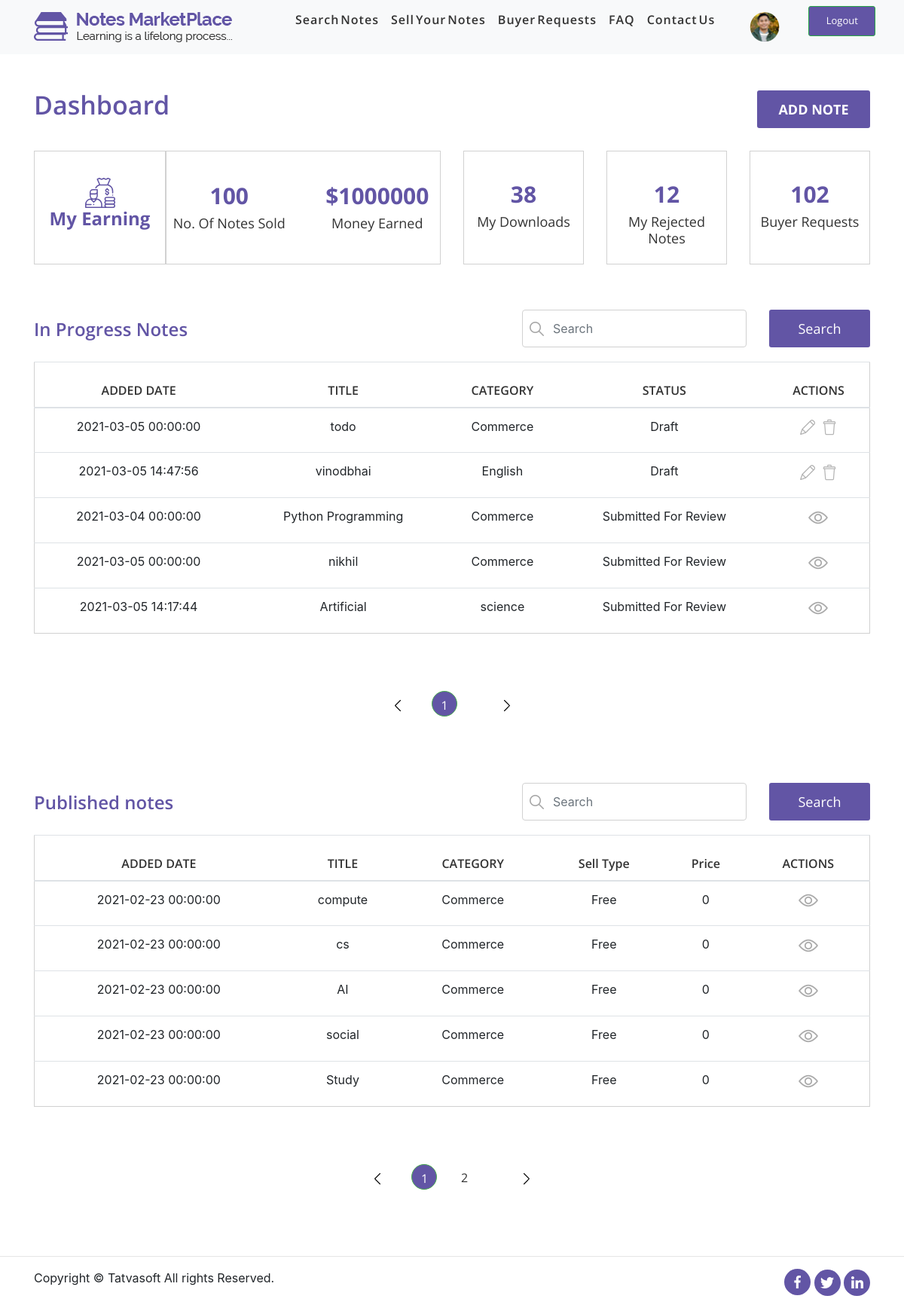
/notesmarketplace/front/dashboard.php, run on the app's committed database.
### tables this page shows
CREATE TABLE `sellernotes` (
  `ID` int(11) NOT NULL,
  `SellerID` int(11) NOT NULL,
  `Status` int(11) NOT NULL,
  `ActionedBy` int(11) DEFAULT NULL,
  `AdminRemarks` varchar(1000) DEFAULT NULL,
  `PublishedDate` datetime DEFAULT NULL,
  `Title` varchar(100) NOT NULL,
  `Category` int(11) NOT NULL,
  `DisplayPicture` varchar(500) DEFAULT NULL,
  `NoteType` int(11) DEFAULT NULL,
  `NumberofPages` int(11) DEFAULT NULL,
  `Description` varchar(1000) NOT NULL,
  `UniversityName` varchar(200) DEFAULT NULL,
  `Country` int(11) DEFAULT NULL,
  `Course` varchar(100) DEFAULT NULL,
  `CourseCode` varchar(100) DEFAULT NULL,
  `Professor` varchar(100) DEFAULT NULL,
  `IsPaid` bit(2) NOT NULL,
  `SellingPrice` decimal(10,0) DEFAULT NULL,
  `NotesPreview` varchar(1000) DEFAULT NULL,
  `CreatedDate` datetime DEFAULT NULL,
  `CreatedBy` int(11) DEFAULT NULL,
  `ModifiedDate` datetime DEFAULT NULL,
  `ModifiedBy` int(11) DEFAULT NULL,
  `IsActive` bit(2) NOT NULL DEFAULT b'1'
);

CREATE TABLE `notecategories` (
  `ID` int(11) NOT NULL,
  `Name` varchar(100) NOT NULL,
  `Description` varchar(10000) NOT NULL,
  `CreatedDate` datetime DEFAULT NULL,
  `CreatedBy` int(11) DEFAULT NULL,
  `ModifiedDate` datetime DEFAULT NULL,
  `ModifiedBy` int(11) DEFAULT NULL,
  `IsActive` bit(2) NOT NULL DEFAULT b'1'
);

CREATE TABLE `referencedata` (
  `ID` int(11) NOT NULL,
  `Value` varchar(100) NOT NULL,
  `DataValue` varchar(100) NOT NULL,
  `RefCategory` varchar(100) NOT NULL,
  `CreatedDate` datetime DEFAULT NULL,
  `CreatedBy` int(11) DEFAULT NULL,
  `ModifiedDate` datetime DEFAULT NULL,
  `ModifiedBy` int(11) DEFAULT NULL,
  `IsActive` bit(2) NOT NULL DEFAULT b'1'
);

### notesmarketplace/front/dashboard.php (the view, shortened to what the rows shown need)
<?php
    include "../db.php";
?>
<!DOCTYPE html>
<html lang="en">
<head>
    <link rel="stylesheet" href="css/font-awesome/css/font-awesome.min.css">
    <link rel="stylesheet" href="css/bootstrap/bootstrap.min.css">
    <link rel="stylesheet" href="css/dashboard/dashboard.css">
    <link rel="stylesheet" href="css/dashboard/responsive.css">
</head>
<body>
    <div class="flex-shrink-0" id="padding-navbar">
        <div class="container">
            <section id="dashboard">
                <div class="row">
                    <div class="col-md-6 col-sm-6 col-12">
                        <div class="heading">
                            <h1>Dashboard</h1>
                        </div>
                    </div>
                </div>
                <div id="dashboard-details">
                    <div class="row">
                        <div class="col-lg-6 col-md-12 col-sm-12 col-12">
                            <div class="row">
                                <div class="col-md-4 col-sm-4 col-12 remove-col-right-padding">
                                    <div id="my-earning">
                                        <div class="stat-item text-center">
                                            <h2>My Earning</h2>
                                        </div>
                                    </div>
                                </div>
                                <div class="col-md-8 col-sm-8 col-12 remove-col-left-padding">
                                    <div id="sold-earn">
                                        <div class="row">
                                            <div class="col-md-6 col-sm-6 col-6">
                                                <div class="stat-item text-center">
                                                    <h2>100</h2>
                                                </div>
                                            </div>
                                            <div class="col-md-6 col-sm-6 col-6">
                                                <div class="stat-item text-center">
                                                    <h2>$1000000</h2>
                                                </div>
                                            </div>
                                        </div>
                                    </div>
                                </div>
                            </div>
                        </div>
                        <div class="col-lg-6 col-md-12 col-sm-12 col-12">
                            <div class="row">
                                <div class="col-md-4 col-sm-4 col-6">
                                    <div class="dashboard-square">
                                        <div class="stat-item text-center">
                                            <h2>38</h2>
                                        </div>
                                    </div>
                                </div>
                                <div class="col-md-4 col-sm-4 col-6">
                                    <div class="dashboard-square">
                                        <div class="stat-item text-center">
                                            <h2>12</h2>
                                        </div>
                                    </div>
                                </div>
                                <div class="col-md-4 col-sm-4 col-12">
                                    <div class="dashboard-square custom-class">
                                        <div class="stat-item text-center">
                                            <h2>102</h2>
                                        </div>
                                    </div>
                                </div>
                            </div>
                        </div>
                    </div>
                </div>
            </section>
            <section id="dashboard-table-1">
                <div class="row">
                    <div class="col-md-6 col-sm-12 col-12">
                        <div class="heading">
                            <h2>In Progress Notes</h2>
                        </div>
                    </div>
                </div>
                <?php
                    if(isset($_GET['page'])){
                        $page = $_GET['page'];
                    }
                    else{
                        $page = "";
                    }
                    if($page == "" || $page == 1){
                        $page_1 = 0;
                    }
                    else{
                        $page_1 = ($page * 5) - 5;
                    }
                ?>
                <?php
                    $query = "SELECT sellernotes.CreatedDate As CreatedDate,sellernotes.Title,notecategories.Name,sellernotes.ID AS ID,referencedata.value AS Value FROM sellernotes LEFT JOIN referencedata ON sellernotes.status = referencedata.ID LEFT JOIN notecategories ON sellernotes.category = notecategories.ID ";
                    $query .= " WHERE (sellernotes.status= 6 OR sellernotes.status= 7 OR sellernotes.status= 8)";
                    $query .= " LIMIT $page_1,5";
                    $select_progress_query = mysqli_query($connection,$query);
                    if(mysqli_num_rows($select_progress_query) == 0){
                        echo "<h1>NO RECORD FOUND</h1>";
                    }
                    else{
                ?>
                <div class="table-responsive">
                    <table class="table">
                        <thead>
                            <tr>
                                <th scope="col">ADDED DATE</th>
                                <th scope="col">TITLE</th>
                                <th scope="col">CATEGORY</th>
                                <th scope="col">STATUS</th>
                                <th scope="col">ACTIONS</th>
                            </tr>
                        </thead>
                        <tbody>
                            <?php
                                while($row = mysqli_fetch_assoc($select_progress_query)){
                                $date = $row['CreatedDate'];
                                $title = $row['Title'];
                                $category = $row['Name'];
                                $status = $row['Value'];
                                $ID = $row['ID'];
                            ?>
                            <tr>
                                <th scope="row"><?php echo $date; ?></th>
                                <td><?php echo $title; ?></td>
                                <td><?php echo $category; ?></td>
                                <td><?php echo $status; ?></td>
                                <?php
                                    if($status == "Draft"){
                                       echo "<td><a href='edit-notes.php?edit=$ID'><img src='images/Dashboard/edit.png'></a><a href='?delete=$title' id='dlt-link' onclick='return chk()'><img src='images/images/delete.png'
                                       class='delete'></td>";
                                    }
                                    else{
                                        echo "<td><a href='note-details.php?note=$title'><img src='images/eye.png'></a></td>";
                                    }
                                ?>
                             </tr>
                            <?php
                            }
                            ?>
                        </tbody>
                    </table>
                <?php
                    }
                ?>
                </div>
            </section>
            <section id="dashboard-table-2">
                <div class="row">
                    <div class="col-md-6 col-sm-12 col-12">
                        <div class="heading">
                            <h2>Published notes</h2>
                        </div>
                    </div>
                </div>
                <?php
                    if(isset($_GET['page1'])){
                        $page1 = $_GET['page1'];
                    }
                    else{
                        $page1 = "";
                    }
                    if($page1 == "" || $page1 == 1){
                        $page_2 = 0;
                    }
                    else{
                        $page_2 = ($page1 * 5) - 5;
                    }
                ?>
                <?php
                    $query = "SELECT * FROM sellernotes LEFT JOIN notecategories ON sellernotes.category = notecategories.ID ";
                    $query .= " WHERE sellernotes.status= 9";
                    $query .= " LIMIT $page_2,5";
                    $select_publish_query = mysqli_query($connection,$query);
                    if(mysqli_num_rows($select_publish_query) == 0){
                        echo "<h1>NO RECORD</h1>";
                    }
                    else{
                ?>
                <div class="table-responsive">
                    <table class="table">
                        <thead>
                            <tr>
                                <th scope="col">ADDED DATE</th>
                                <th scope="col">TITLE</th>
                                <th scope="col">CATEGORY</th>
                                <th scope="col">Sell Type</th>
                                <th scope="col">Price</th>
                                <th scope="col">ACTIONS</th>
                            </tr>
                        </thead>
                        <tbody>
                        <?php
                            while($row=mysqli_fetch_assoc($select_publish_query)){
                                $date = $row['CreatedDate'];
                                $title = $row['Title'];
                                $category = $row['Name'];
                                $sell_type = $row['IsPaid'];
                                $sell_price = $row['SellingPrice'];
                        ?>
                            <tr>
                                <th scope="row"><?php echo $date; ?></th>
                                <td><?php echo $title; ?></td>
                                <td><?php echo $category; ?></td>
                                <?php
                                    if($sell_type == 0){
                                        $sell_type = "Free";
                                    }
                                    else{
                                        $sell_type = "Paid";
                                    }
                                ?>
                                <td><?php echo $sell_type; ?></td>
                                <td><?php echo $sell_price; ?></td>
                                <td><img src="images/eye.png"></td>
                            </tr>
                        <?php
                            }
                        ?>
                        </tbody>
                    </table>
                    <?php
                     }
                    ?>
                </div>
            </section>
        </div>
    </div>
</body>
</html>

### data on the page
sellernotes: CreatedDate "2021-03-05 00:00:00", Title "todo", Category.Name "Commerce", Status.Value "Draft"
sellernotes: CreatedDate "2021-03-05 14:47:56", Title "vinodbhai", Category.Name "English", Status.Value "Draft"
sellernotes: CreatedDate "2021-03-04 00:00:00", Title "Python Programming", Category.Name "Commerce", Status.Value "Submitted For Review"
sellernotes: CreatedDate "2021-03-05 00:00:00", Title "nikhil", Category.Name "Commerce", Status.Value "Submitted For Review"
sellernotes: CreatedDate "2021-03-05 14:17:44", Title "Artificial", Category.Name "science", Status.Value "Submitted For Review"
sellernotes: Category.CreatedDate "2021-02-23 00:00:00", Title "compute", Category.Name "Commerce", IsPaid "Free", SellingPrice "0"
sellernotes: Category.CreatedDate "2021-02-23 00:00:00", Title "cs", Category.Name "Commerce", IsPaid "Free", SellingPrice "0"
sellernotes: Category.CreatedDate "2021-02-23 00:00:00", Title "AI", Category.Name "Commerce", IsPaid "Free", SellingPrice "0"
sellernotes: Category.CreatedDate "2021-02-23 00:00:00", Title "social", Category.Name "Commerce", IsPaid "Free", SellingPrice "0"
sellernotes: Category.CreatedDate "2021-02-23 00:00:00", Title "Study", Category.Name "Commerce", IsPaid "Free", SellingPrice "0"
